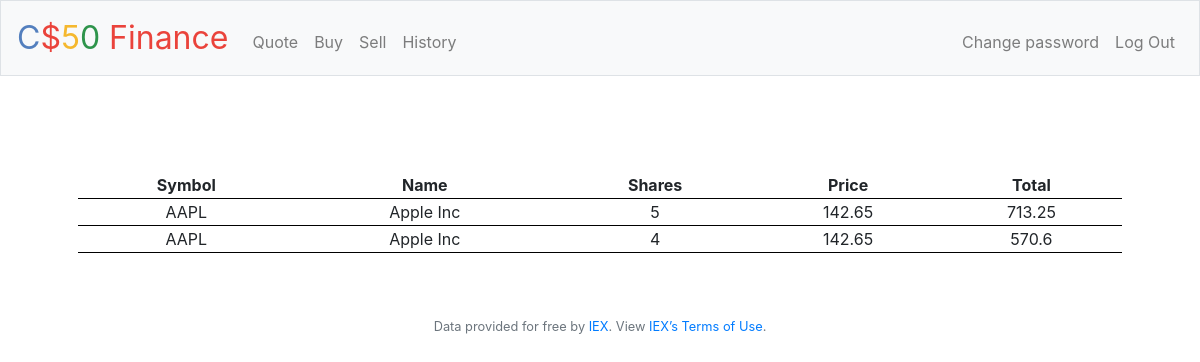
The page /history (signed in) on the database its author committed.
### tables this page shows
CREATE TABLE history (id INTEGER, symbol TEXT, shares NUMERIC, name TEXT, price TEXT, total TEXT, FOREIGN KEY(id) REFERENCES users(id));

### app.py (the view)
@app.route("/history")
@login_required
def history():
    data = db.execute("SELECT * FROM history WHERE ID = ?", session["user_id"])
    return render_template("history.html", data=data)

### app.py (called while the page is built)
@app.after_request
def after_request(response):
    response.headers["Cache-Control"] = "no-cache, no-store, must-revalidate"
    response.headers["Expires"] = 0
    response.headers["Pragma"] = "no-cache"
    return response

### helpers.py (called while the page is built)
def login_required(f):
    @wraps(f)
    def decorated_function(*args, **kwargs):
        if session.get("user_id") is None:
            return redirect("/login")
        return f(*args, **kwargs)
    return decorated_function

### templates/history.html
{% extends "layout.html" %}
{% block main %}
    <br><br>
    <table>
        <thead>
            <tr>
                <th>Symbol</th>
                <th>Name</th></th>
                <th>Shares</th>
                <th>Price</th>
                <th>Total</th>
            </tr>
        </thead>
        <tbody>
            {% for row in data %}
                <tr>
                    <td>{{row.symbol}}</td>
                    <td>{{row.name}}</td>
                    <td>{{row.shares}}</td>
                    <td>{{row.price}}</td>
                    <td>{{row.total}}</td>
                </tr>
            {% endfor %}
        </tbody>
    </table>
{% endblock %}

### static/styles.css (style rules this page uses)
table { background-color: transparent; margin-bottom: 1rem; width: 100%; }
table { border-collapse: collapse; }
tr { border-bottom: 1pt solid black; }

### rows shown on the page
history: symbol "AAPL", name "Apple Inc", shares "5", price "142.65", total "713.25"
history: symbol "AAPL", name "Apple Inc", shares "4", price "142.65", total "570.6"
